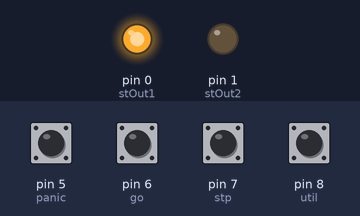
A sketch run on a simulated Teensy 4. On the bench: output pins drawn as LEDs (lit = HIGH). Inputs (shaded band) come from the test bench; at power-on: pin 5 (panic), pin 6 (go), pin 7 (stp), pin 8 (util) HIGH.

Above: at 1.2 s.
1.3 s: pin 5 (panic) pulled LOW for 0.15 s
At 1.38 s:
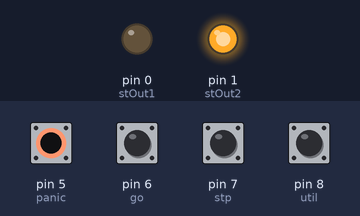
Timing chart, 0 to 4.3 s (numbered marks = the images above; inputs shaded):
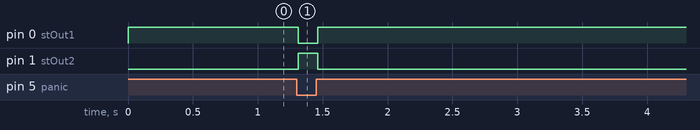

The sketch:

MIDI-Go-box.ino
```cpp
#include "Bounce2.h"

#define TEENSY 1

#if TEENSY == 0
#include "MidiUSB.h"
#endif

// inputs
const int panic = 5;
const int go = 6;
const int stp = 7;
const int util = 8;

// outputs
const int stOut1 = 0;
const int stOut2 = 1;

Bounce panicBn;
Bounce goBn;
Bounce stpBn;
Bounce utilBn;

void setup() {
  pinMode(panic, INPUT_PULLUP);
  pinMode(go, INPUT_PULLUP);
  pinMode(stp, INPUT_PULLUP);
  pinMode(util, INPUT_PULLUP);
  pinMode(stOut1, OUTPUT);
  pinMode(stOut2, OUTPUT);

  panicBn.attach(panic);
  goBn.attach(go);
  stpBn.attach(stp);
  utilBn.attach(util);

  red();
}

void loop() {
  handleBtn(&panicBn, panic, 113);
  handleBtn(&goBn, go, 111);
  handleBtn(&utilBn, util, 114);
  handleBtn(&stpBn, stp, 112);

#if TEENSY
  usbMIDI.send_now();
#else
  MidiUSB.flush();
#endif
}

void handleBtn(Bounce *btn, int port, int Midi) {
  btn->update();
  if (btn->fell()) {
    controlChange(8, Midi, 127);
    green();
  }else if (btn->rose()) {
    controlChange(8, Midi, 0);
    red();
  }
}

#if TEENSY
void controlChange(byte channel, byte control, byte value) {
  usbMIDI.sendControlChange(control, value, channel);
}
#else
void controlChange(byte channel, byte control, byte value) {
  midiEventPacket_t event = {0x0B, 0xB0 | channel, control, value};
  MidiUSB.sendMIDI(event);
}
#endif

void red(){
  digitalWrite(stOut1, HIGH);
  digitalWrite(stOut2, LOW);
}

void green(){
  digitalWrite(stOut2, HIGH);
  digitalWrite(stOut1, LOW);
}
```

Measured:
- after the input at 1.3 s, pin 0 (stOut1): HIGH → LOW at once, → HIGH 0.15 s later; pin 1 (stOut2): LOW → HIGH at once, → LOW 0.15 s later
